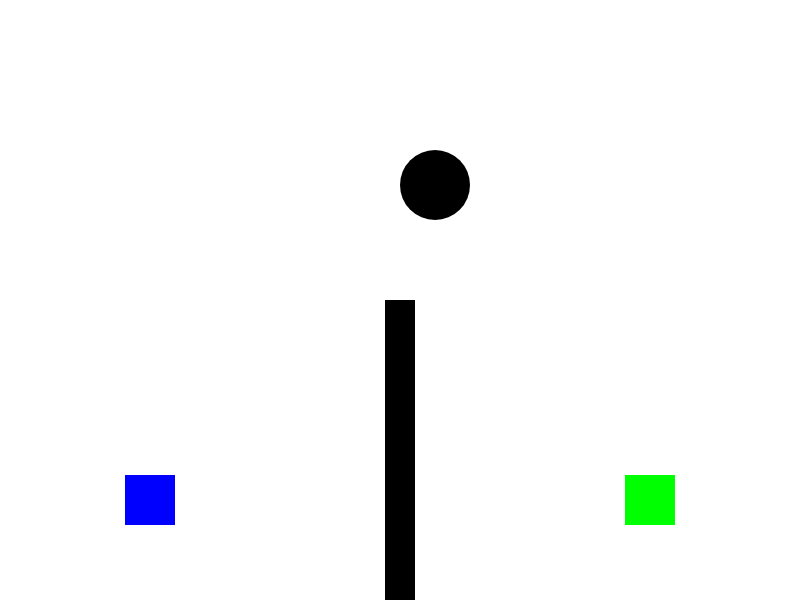
Frame 1 (no input)
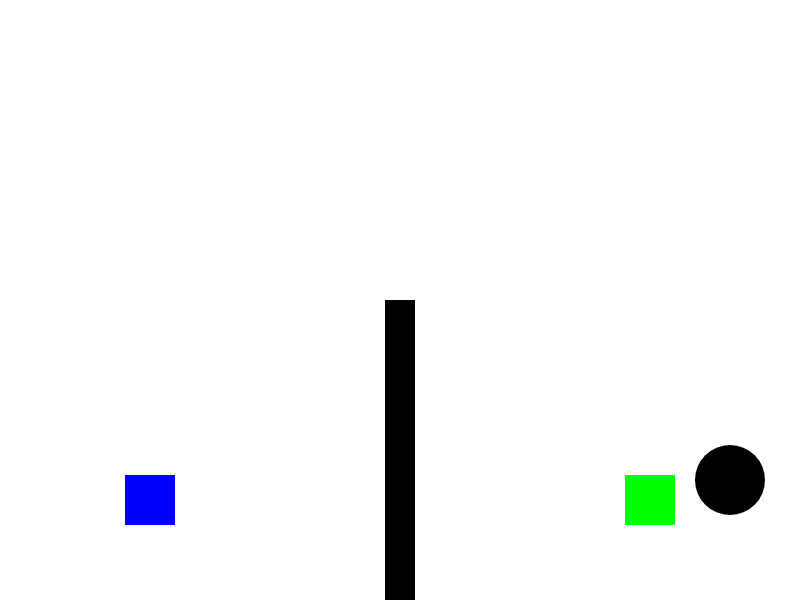
Frame 60 (no input)
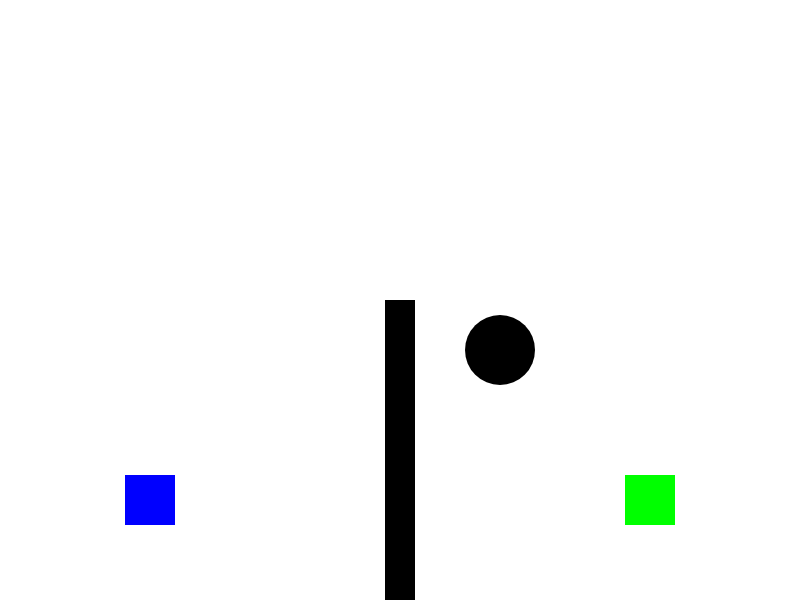
Frame 120 (the mouse pressed at the canvas centre since frame 60)

The p5.js sketch that drew these frames (run headless with seeded random() and noise() and a simulated clock; from frame 60 on, the mouse is pressed at the canvas centre):

// p5.js sketch
// ── sketch.js
//global variables
let x1 = 150;
let y1 = 500;
let x2 = 650;
let y2 = 500;
let x = 400;
let y = 150;
let size = 70
let xSpeed = 5;
let ySpeed = 5;

function setup() {
  // put setup code here
  createCanvas(800,600);
}

function draw() {
  // put drawing code here
  noStroke();
  fill(255);
  rect(0,0,width*2,height*2);
  player1();
  player2();
  net();
  ellipseMode(CORNER);
  fill(0);
  ellipse(x,y,size,size);
  x = x + xSpeed;
  y = y + ySpeed;

  if (y+size>=height) {
    ySpeed = ySpeed*(-1);
  }

  if (x+size>=width) {
    xSpeed = xSpeed*(-1);
  }

  if (y<=0) {
    ySpeed = ySpeed*(-1);
  }

  if (x<=0) {
    xSpeed = xSpeed*(-1);
  }

  if (keyIsDown(87)) {
    y1 = y1 - 5
  }

  if (keyIsDown(65)) {
    x1 = x1 - 5
  }

  if (keyIsDown(83)) {
    y1 = y1 + 5
  }

  if (keyIsDown(68)) {
    x1 = x1 + 5
  }

  if (keyIsDown(38)) {
    y2 = y2 - 5
  }

  if (keyIsDown(37)) {
    x2 = x2 - 5
  }

  if (keyIsDown(40)) {
    y2 = y2 + 5
  }

  if (keyIsDown(39)) {
    x2 = x2 + 5
  }
}
function player1() {
  rectMode(CENTER);
  fill(0,0,255);
  rect(x1,y1,50,50);
}

function player2() {
  fill(0,255,0);
  rect(x2,y2,50,50);
}

function net() {
  fill(0);
  rect(width/2,height,30,height);
}
